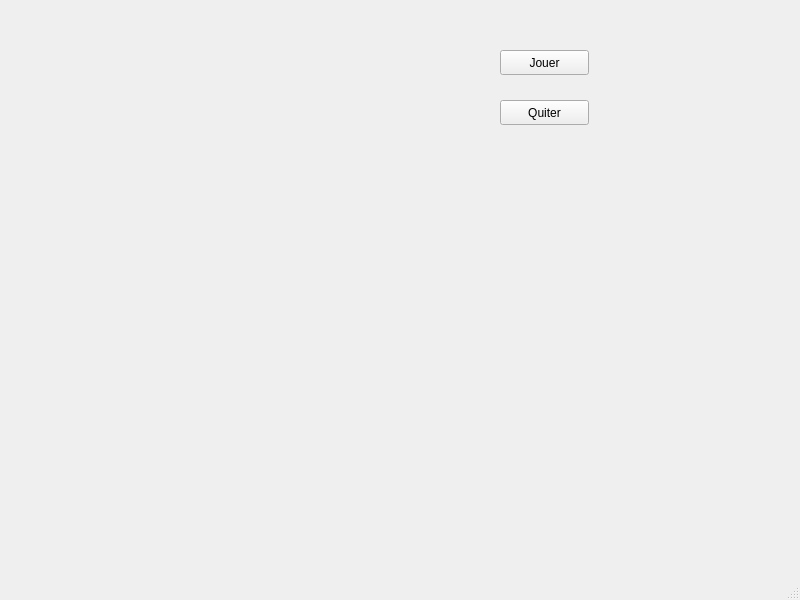
<?xml version="1.0" encoding="UTF-8"?>
<ui version="4.0">
 <class>MainWindow</class>
 <widget class="QMainWindow" name="MainWindow">
  <property name="geometry">
   <rect>
    <x>0</x>
    <y>0</y>
    <width>800</width>
    <height>600</height>
   </rect>
  </property>
  <property name="windowTitle">
   <string>MainWindow</string>
  </property>
  <widget class="QWidget" name="centralwidget">
   <widget class="QWidget" name="gridLayoutWidget">
    <property name="geometry">
     <rect>
      <x>39</x>
      <y>29</y>
      <width>421</width>
      <height>401</height>
     </rect>
    </property>
    <layout class="QGridLayout" name="gridLayout"/>
   </widget>
   <widget class="QPushButton" name="pushButton">
    <property name="geometry">
     <rect>
      <x>500</x>
      <y>50</y>
      <width>89</width>
      <height>25</height>
     </rect>
    </property>
    <property name="text">
     <string>Jouer</string>
    </property>
   </widget>
   <widget class="QPushButton" name="pushButton_2">
    <property name="geometry">
     <rect>
      <x>500</x>
      <y>100</y>
      <width>89</width>
      <height>25</height>
     </rect>
    </property>
    <property name="text">
     <string>Quiter</string>
    </property>
   </widget>
  </widget>
  <widget class="QMenuBar" name="menubar">
   <property name="geometry">
    <rect>
     <x>0</x>
     <y>0</y>
     <width>800</width>
     <height>22</height>
    </rect>
   </property>
  </widget>
  <widget class="QStatusBar" name="statusbar"/>
 </widget>
 <resources/>
 <connections/>
</ui>
